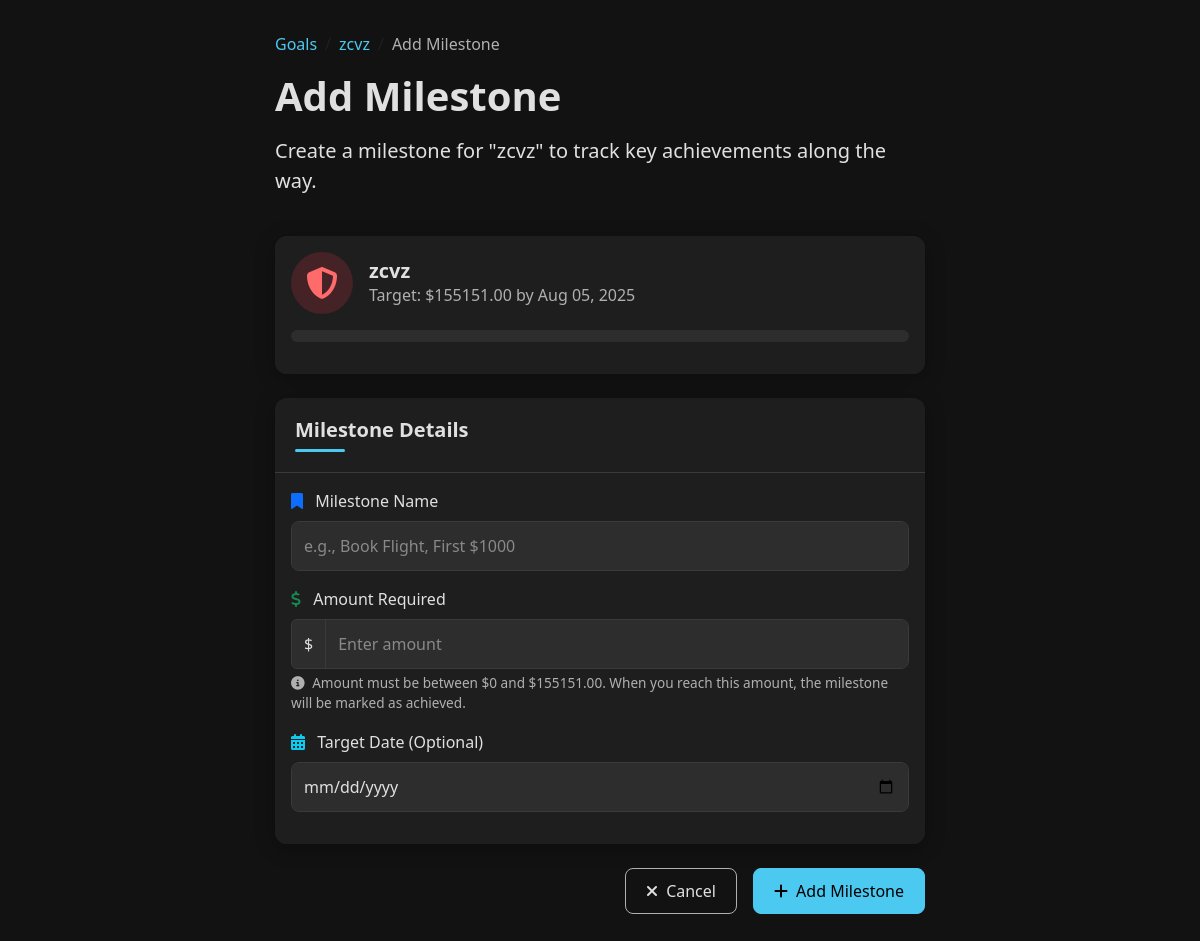
Screenshot of /app2/goals/2/milestone/add/ (signed in) with the database file from the repository.
### app2/models.py (models this page shows, shortened)
class FinancialGoal(models.Model):
    GOAL_TYPES = [
        ('VAC', 'Vacation'),
        ('EMF', 'Emergency Fund'),
        ('HDP', 'House Down Payment'),
        ('CAR', 'Vehicle'),
        ('EDU', 'Education'),
        ('RET', 'Retirement'),
        ('DEB', 'Debt Payoff'),
        ('OTH', 'Other'),
    ]
    user = models.ForeignKey(settings.AUTH_USER_MODEL, on_delete=models.CASCADE, related_name='financial_goals')
    name = models.CharField(max_length=100)
    goal_type = models.CharField(max_length=3, choices=GOAL_TYPES)
    target_amount = models.DecimalField(max_digits=12, decimal_places=2)
    current_amount = models.DecimalField(max_digits=12, decimal_places=2, default=0)
    start_date = models.DateField(default=timezone.now)
    target_date = models.DateField()
    description = models.TextField(blank=True, null=True)
    is_completed = models.BooleanField(default=False)
    def get_progress_percentage(self):
        if self.target_amount == 0:
            return 0
        return int((self.current_amount / self.target_amount) * 100)

### app2/views.py (the view)
# urls.py: path('goals/<int:goal_id>/milestone/add/', views.add_milestone, name='add_milestone'),
@login_required
def add_milestone(request, goal_id):
    goal = get_object_or_404(FinancialGoal, id=goal_id, user=request.user)
    if request.method == 'POST':
        form = GoalMilestoneForm(goal, request.POST)
        if form.is_valid():
            milestone = form.save(commit=False)
            milestone.goal = goal
            milestone.save()
            messages.success(request, f"Milestone '{milestone.name}' added successfully!")
            return redirect('goal_detail', goal_id=goal.id)
    else:
        form = GoalMilestoneForm(goal)
    return render(request, 'add_milestone.html', {
        'form': form,
        'goal': goal
    })

### app2/forms.py (shortened to what this page needs)
class GoalMilestoneForm(forms.ModelForm):
    class Meta:
        model = GoalMilestone
        fields = ['name', 'amount', 'date']
        widgets = {
            'date': forms.DateInput(attrs={'type': 'date'}),
        }
    def __init__(self, goal=None, *args, **kwargs):
        super().__init__(*args, **kwargs)
        self.goal = goal

### app2/templates/add_milestone.html (shortened to what this page needs)
{% load static %}
<!DOCTYPE html>
<html lang="en">
<head>
    <link href="https://cdnjs.cloudflare.com/ajax/libs/bootstrap/5.3.0/css/bootstrap.min.css" rel="stylesheet">
    <link rel="stylesheet" href="https://cdnjs.cloudflare.com/ajax/libs/font-awesome/6.4.0/css/all.min.css">
    <link rel="stylesheet" href="https://cdnjs.cloudflare.com/ajax/libs/animate.css/4.1.1/animate.min.css">
</head>
<body>
    <div class="container mt-4 fade-in">
        <div class="form-container">
            <div class="row mb-4 slide-up" style="animation-delay: 0.1s;">
                <div class="col-md-12">
                    <nav aria-label="breadcrumb">
                        <ol class="breadcrumb">
                            <li class="breadcrumb-item"><a href="{% url 'goal_list' %}">Goals</a></li>
                            <li class="breadcrumb-item"><a href="{% url 'goal_detail' goal.id %}">{{ goal.name }}</a></li>
                            <li class="breadcrumb-item active" aria-current="page">Add Milestone</li>
                        </ol>
                    </nav>
                    <h1 class="mb-3">Add Milestone</h1>
                    <p class="lead">Create a milestone for "{{ goal.name }}" to track key achievements along the way.</p>
                </div>
            </div>
            <div class="card mb-4 slide-up" style="animation-delay: 0.2s;">
                <div class="card-body">
                    <div class="d-flex align-items-center mb-3">
                        {% if goal.goal_type == 'VAC' %}
                            <div class="goal-icon icon-vac me-3">
                                <i class="fas fa-umbrella-beach fa-2x"></i>
                            </div>
                        {% elif goal.goal_type == 'EMF' %}
                            <div class="goal-icon icon-emf me-3">
                                <i class="fas fa-shield-alt fa-2x"></i>
                            </div>
                        {% elif goal.goal_type == 'HDP' %}
                            <div class="goal-icon icon-hdp me-3">
                                <i class="fas fa-home fa-2x"></i>
                            </div>
                        {% elif goal.goal_type == 'CAR' %}
                            <div class="goal-icon icon-car me-3">
                                <i class="fas fa-car fa-2x"></i>
                            </div>
                        {% elif goal.goal_type == 'EDU' %}
                            <div class="goal-icon icon-edu me-3">
                                <i class="fas fa-graduation-cap fa-2x"></i>
                            </div>
                        {% elif goal.goal_type == 'RET' %}
                            <div class="goal-icon icon-ret me-3">
                                <i class="fas fa-chair fa-2x"></i>
                            </div>
                        {% elif goal.goal_type == 'DEB' %}
                            <div class="goal-icon icon-deb me-3">
                                <i class="fas fa-money-bill-wave fa-2x"></i>
                            </div>
                        {% else %}
                            <div class="goal-icon icon-other me-3">
                                <i class="fas fa-star fa-2x"></i>
                            </div>
                        {% endif %}
                        <div>
                            <h5 class="mb-0">{{ goal.name }}</h5>
                            <p class="text-muted mb-0">Target: ${{ goal.target_amount|floatformat:2 }} by {{ goal.target_date|date:"M d, Y" }}</p>
                        </div>
                    </div>
                    <div class="progress mb-3">
                    </div>
                </div>
            </div>
            <form method="post" novalidate>
                <div class="card mb-4 slide-up" style="animation-delay: 0.4s;">
                    <div class="card-header goal-card-header">
                        <h5 class="card-title mb-0">Milestone Details</h5>
                    </div>
                    <div class="card-body">
                        <div class="mb-3">
                            <label for="{{ form.name.id_for_label }}" class="form-label">
                                <i class="fas fa-bookmark me-2 text-primary"></i>
                                Milestone Name
                            </label>
                            <input type="text" name="{{ form.name.name }}" id="{{ form.name.id_for_label }}"
                                   class="form-control {% if form.name.errors %}is-invalid{% endif %}"
                                   value="{{ form.name.value|default:'' }}"
                                   placeholder="e.g., Book Flight, First $1000">
                        </div>
                        <div class="mb-3">
                            <label for="{{ form.amount.id_for_label }}" class="form-label">
                                <i class="fas fa-dollar-sign me-2 text-success"></i>
                                Amount Required
                            </label>
                            <div class="input-group">
                                <span class="input-group-text">$</span>
                                <input type="number" name="{{ form.amount.name }}" id="{{ form.amount.id_for_label }}"
                                       class="form-control {% if form.amount.errors %}is-invalid{% endif %}"
                                       value="{{ form.amount.value|default:'' }}"
                                       placeholder="Enter amount">
                            </div>
                            <div class="form-text">
                                <i class="fas fa-info-circle me-1"></i>
                                Amount must be between $0 and ${{ goal.target_amount|floatformat:2 }}.
                                When you reach this amount, the milestone will be marked as achieved.
                            </div>
                        </div>
                        <div class="mb-3">
                            <label for="{{ form.date.id_for_label }}" class="form-label">
                                <i class="fas fa-calendar-alt me-2 text-info"></i>
                                Target Date (Optional)
                            </label>
                            <input type="date" name="{{ form.date.name }}" id="{{ form.date.id_for_label }}"
                                   class="form-control {% if form.date.errors %}is-invalid{% endif %}"
                                   value="{{ form.date.value|date:'Y-m-d'|default:'' }}">
                        </div>
                    </div>
                </div>
                <div class="d-grid gap-2 d-md-flex justify-content-md-end mb-5 slide-up" style="animation-delay: 0.5s;">
                    <a href="{% url 'goal_detail' goal.id %}" class="btn btn-outline-secondary me-md-2">
                        <i class="fas fa-times me-1"></i> Cancel
                    </a>
                    <button type="submit" class="btn btn-primary">
                        <i class="fas fa-plus me-1"></i> Add Milestone
                    </button>
                </div>
            </form>
        </div>
    </div>
</body>
</html>

### app2/templates/add_milestone.html (style rules this page uses)
:root { --primary-color: #4cc9f0; --secondary-color: #7b5dd5; --success-color: #4cc9f0; --dark-bg: #121212; --dark-card-bg: #1e1e1e; --dark-input-bg: #2d2d2d; --dark-text: #e0e0e0; --dark-text-secondary: #b0b0b0; --dark-border: #3a3a3a; --transition-speed: 0.3s; }
body { background-color: var(--dark-bg); font-family: 'Segoe UI', Tahoma, Geneva, Verdana, sans-serif; color: var(--dark-text); }
.form-container { max-width: 650px; margin: 2rem auto; }
.card { border-radius: 12px; border: none; box-shadow: 0 4px 20px rgba(0, 0, 0, 0.3); transition: transform var(--transition-speed), box-shadow var(--transition-speed); overflow: hidden; background-color: var(--dark-card-bg); color: var(--dark-text); }
.breadcrumb { background: transparent; padding: 0; }
.breadcrumb-item { color: var(--dark-text-secondary); }
.breadcrumb-item a { color: var(--primary-color); text-decoration: none; transition: color var(--transition-speed); }
.breadcrumb-item.active { color: var(--dark-text-secondary); }
.text-muted { color: var(--dark-text-secondary) !important; }
.form-control { border-radius: 8px; padding: 12px; border: 1px solid var(--dark-border); transition: all var(--transition-speed); background-color: var(--dark-input-bg); color: var(--dark-text); }
.form-control::placeholder { color: var(--dark-text-secondary); opacity: 0.7; }
.input-group-text { background-color: var(--dark-input-bg); border-color: var(--dark-border); color: var(--dark-text); }
.btn { padding: 10px 20px; border-radius: 8px; transition: all var(--transition-speed); font-weight: 500; }
.btn-primary { background-color: var(--primary-color); border-color: var(--primary-color); color: #000; }
.btn-outline-secondary { color: var(--dark-text); border-color: var(--dark-text-secondary); }
.progress { height: 12px; border-radius: 6px; overflow: hidden; background-color: #2d2d2d; }
h1, h5 { font-weight: 600; color: var(--dark-text); }
.card-title { position: relative; padding-bottom: 10px; }
.card-title:after { content: ''; position: absolute; left: 0; bottom: 0; height: 3px; width: 50px; background-color: var(--primary-color); border-radius: 2px; }
.goal-icon { padding: 15px; border-radius: 50%; display: flex; align-items: center; justify-content: center; }
.form-text { font-size: 0.85rem; color: var(--dark-text-secondary); }
.goal-card-header { background-color: rgba(76, 201, 240, 0.05); border-bottom: none; padding: 1.25rem; }
.card-header { background-color: rgba(30, 30, 30, 0.7); border-bottom: 1px solid var(--dark-border); }
.card-body { background-color: var(--dark-card-bg); }
.fade-in { animation: fadeIn 0.6s ease forwards; }
.slide-up { animation: slideUp 0.5s ease forwards; }
.icon-emf { background-color: rgba(220, 53, 69, 0.2); color: #ff6b6b; }

### rows the page displays
FinancialGoal: name "zcvz", target_amount "155151.00", target_date "Aug 05, 2025"
